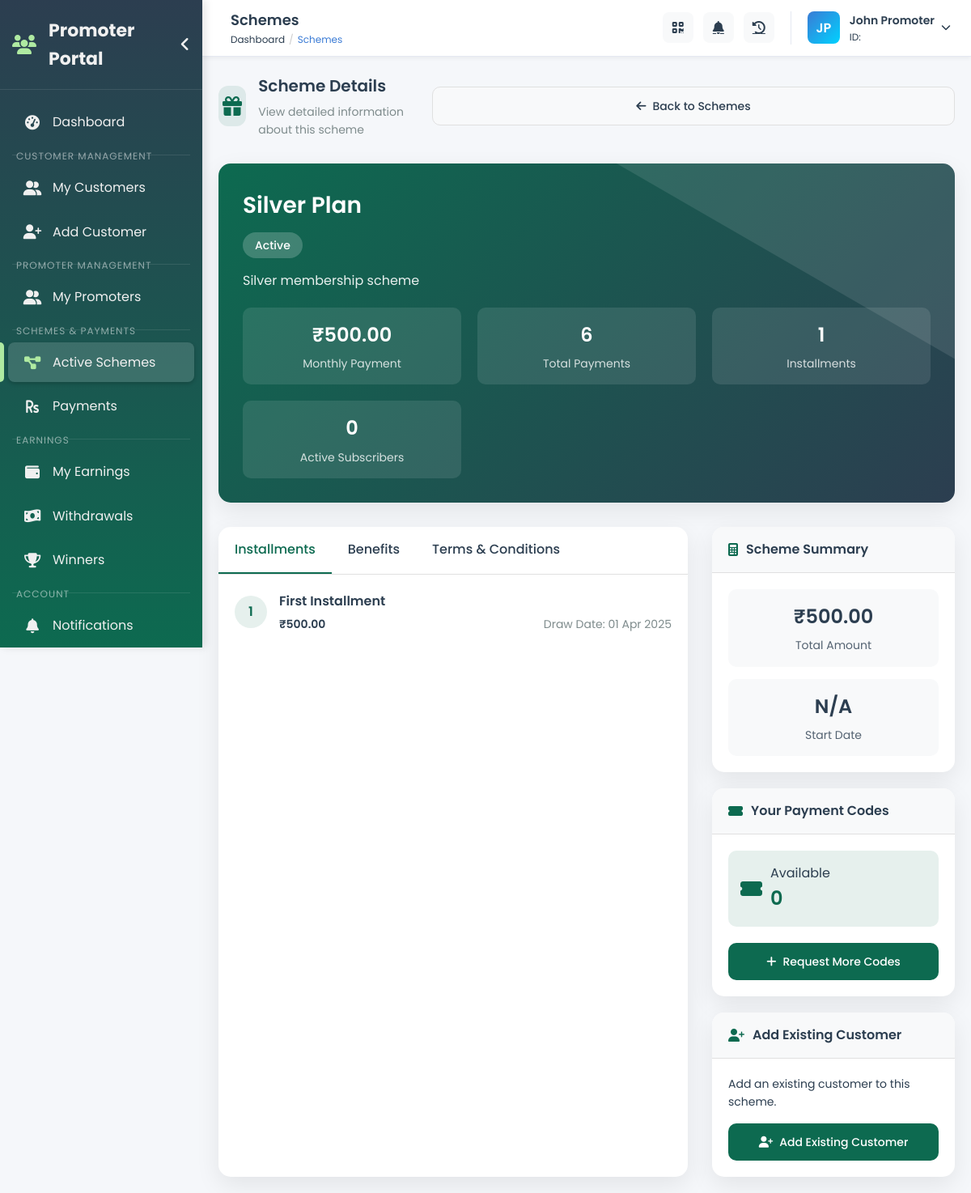
/promoter/schemes/view.php?id=2 (signed in), run on the app's committed database.
### tables this page shows
CREATE TABLE Schemes (
    SchemeID INT AUTO_INCREMENT PRIMARY KEY,
    SchemeName VARCHAR(255) UNIQUE NOT NULL,
    Description TEXT,
    MonthlyPayment DECIMAL(10,2) NOT NULL,
    TotalPayments INT NOT NULL DEFAULT 1,
    StartDate DATE,
    Status ENUM('Active', 'Inactive') DEFAULT 'Active',
    CreatedAt TIMESTAMP DEFAULT CURRENT_TIMESTAMP
);

CREATE TABLE Installments (
    InstallmentID INT AUTO_INCREMENT PRIMARY KEY,
    SchemeID INT NOT NULL,
    InstallmentName VARCHAR(100), 
    InstallmentNumber INT NOT NULL,
    Amount DECIMAL(10,2) NOT NULL,
    DrawDate DATE NOT NULL,
    Benefits TEXT,
    ImageURL VARCHAR(255), 
    Status ENUM('Active', 'Inactive') DEFAULT 'Active',
    CreatedAt TIMESTAMP DEFAULT CURRENT_TIMESTAMP,
    FOREIGN KEY (SchemeID) REFERENCES Schemes(SchemeID) ON DELETE CASCADE
);

CREATE TABLE Promoters (
    PromoterID INT AUTO_INCREMENT PRIMARY KEY,
    PromoterUniqueID VARCHAR(50) UNIQUE ,
    CustomerID INT UNIQUE,
    Name VARCHAR(255) ,
    Contact VARCHAR(50) UNIQUE ,
    Email VARCHAR(255) UNIQUE,
    PasswordHash VARCHAR(255) DEFAULT "$2y$10$f8RpDnV887jmqZKOTEm/oesy7nKRboD8HxH5yQMF0xdLO0aTGLnZm",
    Address TEXT,
    ProfileImageURL VARCHAR(255),
    BankAccountName VARCHAR(255),
    BankAccountNumber VARCHAR(50),
    IFSCCode VARCHAR(20),
    BankName VARCHAR(255),
    PaymentCodeCounter INT DEFAULT 0,
    ParentPromoterID  INT DEFAULT NULL,
    TeamName VARCHAR(200),
    Status ENUM('Active', 'Inactive') DEFAULT 'Active',
    Commission  VARCHAR(200),
    CreatedAt TIMESTAMP DEFAULT CURRENT_TIMESTAMP,
    UpdatedAt TIMESTAMP DEFAULT CURRENT_TIMESTAMP ON UPDATE CURRENT_TIMESTAMP
);

### promoter/schemes/view.php (the view, shortened to what this page needs)
<?php
$database = new Database();
$conn = $database->getConnection();
$schemeId = $_GET['id'];
try {
    $stmt = $conn->prepare("
        SELECT s.*,
               COUNT(DISTINCT sub.SubscriptionID) as TotalSubscribers
        FROM Schemes s
        LEFT JOIN Subscriptions sub ON s.SchemeID = sub.SchemeID AND sub.RenewalStatus = 'Active'
        WHERE s.SchemeID = ? AND s.Status = 'Active'
        GROUP BY s.SchemeID
    ");
    $stmt->execute([$schemeId]);
    $scheme = $stmt->fetch(PDO::FETCH_ASSOC);
    $stmt = $conn->prepare("
        SELECT * FROM Installments
        WHERE SchemeID = ? AND Status = 'Active'
        ORDER BY InstallmentNumber ASC
    ");
    $stmt->execute([$schemeId]);
    $installments = $stmt->fetchAll(PDO::FETCH_ASSOC);
    $stmt = $conn->prepare("
        SELECT SUM(Amount) as TotalAmount
        FROM Installments
        WHERE SchemeID = ? AND Status = 'Active'
    ");
    $stmt->execute([$schemeId]);
    $totalAmount = $stmt->fetch(PDO::FETCH_ASSOC)['TotalAmount'];
} catch (PDOException $e) {
    $message = "Error fetching scheme details: " . $e->getMessage();
    $messageType = "error";
    $showNotification = true;
}
try {
    $stmt = $conn->prepare("SELECT PaymentCodeCounter FROM Promoters WHERE PromoterID = ?");
    $stmt->execute([$_SESSION['promoter_id']]);
    $promoter = $stmt->fetch(PDO::FETCH_ASSOC);
    $paymentCodeCount = $promoter['PaymentCodeCounter'];
} catch (PDOException $e) {
    $paymentCodeCount = 0;
}
?>
<!DOCTYPE html>
<html lang="en">
<head>
    <link rel="stylesheet" href="https://cdnjs.cloudflare.com/ajax/libs/font-awesome/6.4.0/css/all.min.css">
</head>
<body>
    <?php include('../components/sidebar.php'); ?>
    <?php include('../components/topbar.php'); ?>
    <div class="content-wrapper">
        <div class="main-content">
            <div class="section-header">
                <div class="section-title">
                    <div class="section-icon">
                        <i class="fas fa-gift"></i>
                    </div>
                    <div class="section-info">
                        <h2>Scheme Details</h2>
                        <p>View detailed information about this scheme</p>
                    </div>
                </div>
                <a href="index.php" class="btn-secondary">
                    <i class="fas fa-arrow-left"></i>
                    Back to Schemes
                </a>
            </div>
            <div class="scheme-header">
                <h1 class="scheme-name"><?php echo htmlspecialchars($scheme['SchemeName']); ?></h1>
                <span class="scheme-status">Active</span>
                <p class="scheme-description">
                    <?php echo htmlspecialchars($scheme['Description'] ?: 'No description available.'); ?>
                </p>
                <div class="scheme-stats">
                    <div class="stat-item">
                        <div class="stat-value">₹<?php echo number_format($scheme['MonthlyPayment'], 2); ?></div>
                        <div class="stat-label">Monthly Payment</div>
                    </div>
                    <div class="stat-item">
                        <div class="stat-value"><?php echo $scheme['TotalPayments']; ?></div>
                        <div class="stat-label">Total Payments</div>
                    </div>
                    <div class="stat-item">
                        <div class="stat-value"><?php echo count($installments); ?></div>
                        <div class="stat-label">Installments</div>
                    </div>
                    <div class="stat-item">
                        <div class="stat-value"><?php echo number_format($scheme['TotalSubscribers']); ?></div>
                        <div class="stat-label">Active Subscribers</div>
                    </div>
                </div>
            </div>
            <div class="scheme-content">
                <div class="scheme-main">
                    <div class="tabs">
                        <div class="tab active" data-tab="installments">Installments</div>
                        <div class="tab" data-tab="benefits">Benefits</div>
                        <div class="tab" data-tab="terms">Terms & Conditions</div>
                    </div>
                    <div class="tab-content active" id="installments">
                        <?php if (empty($installments)): ?>
                            <div class="empty-state">
                                <i class="fas fa-calendar-alt"></i>
                                <h3>No Installments Available</h3>
                                <p>There are no installments defined for this scheme yet.</p>
                            </div>
                        <?php else: ?>
                            <div class="installment-list">
                                <?php foreach ($installments as $installment): ?>
                                    <div class="installment-item">
                                        <div class="installment-number"><?php echo $installment['InstallmentNumber']; ?></div>
                                        <div class="installment-details">
                                            <div class="installment-name"><?php echo htmlspecialchars($installment['InstallmentName']); ?></div>
                                            <div class="installment-info">
                                                <span class="installment-amount">₹<?php echo number_format($installment['Amount'], 2); ?></span>
                                                <span class="installment-date">Draw Date: <?php echo date('d M Y', strtotime($installment['DrawDate'])); ?></span>
                                            </div>
                                        </div>
                                    </div>
                                <?php endforeach; ?>
                            </div>
                        <?php endif; ?>
                    </div>
                </div>
                <div class="scheme-sidebar">
                    <div class="sidebar-card">
                        <div class="card-header">
                            <i class="fas fa-calculator"></i>
                            Scheme Summary
                        </div>
                        <div class="card-body">
                            <div class="stat-item" style="background: var(--bg-light); margin-bottom: 15px;">
                                <div class="stat-value">₹<?php echo number_format($totalAmount, 2); ?></div>
                                <div class="stat-label">Total Amount</div>
                            </div>
                            <div class="stat-item" style="background: var(--bg-light);">
                                <div class="stat-value"><?php echo $scheme['StartDate'] ? date('d M Y', strtotime($scheme['StartDate'])) : 'N/A'; ?></div>
                                <div class="stat-label">Start Date</div>
                            </div>
                        </div>
                    </div>
                    <div class="sidebar-card">
                        <div class="card-header">
                            <i class="fas fa-ticket-alt"></i>
                            Your Payment Codes
                        </div>
                        <div class="card-body">
                            <div class="payment-code-info">
                                <div class="payment-code-info-text">
                                    <i class="fas fa-ticket-alt"></i>
                                    <div>
                                        <div>Available</div>
                                        <div class="payment-code-count"><?php echo number_format($paymentCodeCount); ?></div>
                                    </div>
                                </div>
                            </div>
                            <a href="../profile/payment-codes.php" class="btn-primary">
                                <i class="fas fa-plus"></i>
                                Request More Codes
                            </a>
                        </div>
                    </div>
                    <div class="sidebar-card">
                        <div class="card-header">
                            <i class="fas fa-user-plus"></i>
                            Add Existing Customer
                        </div>
                        <div class="card-body">
                            <p style="margin-bottom: 15px; font-size: 14px;">Add an existing customer to this scheme.</p>
                            <a href="subscriptions.php?id=<?php echo $schemeId; ?>" class="btn-primary">
                                <i class="fas fa-user-plus"></i>
                                Add Existing Customer
                            </a>
                        </div>
                    </div>
                </div>
            </div>
        </div>
    </div>
</body>
</html>

### promoter/components/sidebar.php (style rules this page uses)
:root { --sidebar-width: 250px; --sidebar-collapsed-width: 70px; --primary-color:rgb(13, 106, 80); --secondary-color: #2c3e50; --text-color: #f0f0f0; --hover-color:rgb(175, 234, 161); --transition-speed: 0.3s; }
.content-wrapper { margin-left: var(--sidebar-width); transition: margin var(--transition-speed) ease, width var(--transition-speed) ease; min-height: 100vh; padding: 20px; width: calc(100% - var(--sidebar-width)); position: absolute; right: a; }

### promoter/components/topbar.php (style rules this page uses)
:root { --topbar-height: 70px; --Topprimary-color: #3a7bd5; --Topsecondary-color: #00d2ff; --Toptext-dark: #2c3e50; --Toptext-light: #7f8c8d; --topborder-color: #e5e9f2; --Topbg-light: #f8f9fa; --shadow-sm: 0 2px 5px rgba(0, 0, 0, 0.05); --shadow-md: 0 4px 12px rgba(0, 0, 0, 0.08); --transition-speed: 0.3s; }
.content-wrapper { padding-top: calc(var(--topbar-height) + 20px) !important; }

### data on the page
schemes: SchemeName "Silver Plan", Description "Silver membership scheme", MonthlyPayment "500.00", TotalPayments "6"
installments: InstallmentNumber "1", InstallmentName "First Installment", Amount "500.00", DrawDate "01 Apr 2025"
promoters: PaymentCodeCounter "0"

### other printed values
str_replace('-', ' ', $currentPage) "Schemes"
$initials "JP"
$promoterName "John Promoter"
count($installments) "1"
$scheme['TotalSubscribers'] "0"
$totalAmount "500.00"
